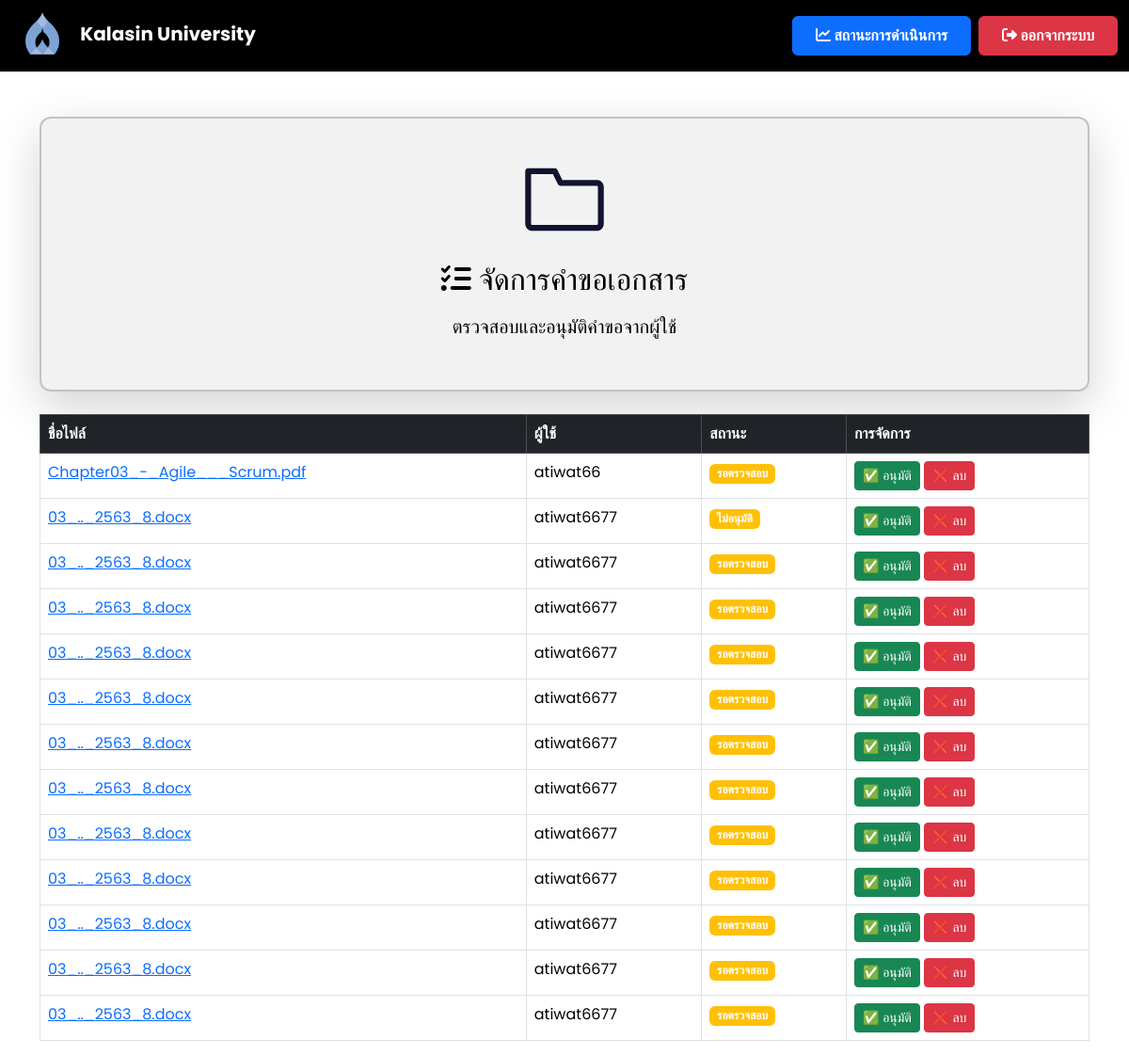
Page /manage_requests (signed in) on the committed database.
### app.py (models this page shows)
class File(db.Model):
    id = db.Column(db.Integer, primary_key=True)
    filename = db.Column(db.String(255), nullable=False)
    file_path = db.Column(db.String(255), nullable=True)  # ✅ เพิ่มฟิลด์นี้
    status = db.Column(db.String(50), nullable=False, default="รอตรวจสอบ")
    comment = db.Column(db.Text, nullable=True)
    user_id = db.Column(db.Integer, db.ForeignKey('user.id'), nullable=False)
    upload_date = db.Column(db.DateTime, default=db.func.current_timestamp())
    review_date = db.Column(db.DateTime, nullable=True)
    approve_date = db.Column(db.DateTime, nullable=True)

class User(db.Model):
    id = db.Column(db.Integer, primary_key=True)
    username = db.Column(db.String(100), unique=True, nullable=False)
    email = db.Column(db.String(150), unique=True, nullable=False)  # ✅ เพิ่ม email
    password = db.Column(db.String(200), nullable=False)
    role = db.Column(db.String(10), nullable=False, default='user')
    files = db.relationship('File', backref='user', lazy=True)
    faculty = db.Column(db.String(100), nullable=True)

### app.py (the view)
@app.route('/manage_requests')
def manage_requests():
    if 'user_id' not in session or session.get('role') not in ['admin', 'admin_university']:
        flash("⚠️ กรุณาเข้าสู่ระบบก่อน!", "warning")
        return redirect(url_for('login'))  # ถ้าไม่ได้ login ให้กลับไปหน้า login
    files = File.query.all()
    response = make_response(render_template('manage_requests.html', files=files))
    response.headers['Cache-Control'] = 'no-store, no-cache, must-revalidate, max-age=0'
    response.headers['Pragma'] = 'no-cache'
    response.headers['Expires'] = '0'
    return response

### templates/manage_requests.html (shortened to what this page needs)
<!DOCTYPE html>
<html lang="th">
<head>
    <link href="https://cdn.jsdelivr.net/npm/bootstrap@5.3.3/dist/css/bootstrap.min.css" rel="stylesheet">
    <link rel="stylesheet" href="https://cdnjs.cloudflare.com/ajax/libs/font-awesome/6.4.2/css/all.min.css">
</head>
<body>
    <nav class="navbar navbar-expand-lg navbar-dark">
        <div class="container-fluid">
            <a class="navbar-brand ms-2" href="{{ url_for('faculty_dashboard') }}">
                <img src="{{ url_for('static', filename='images/Kalasin_University_Seal.svg.png') }}"
                     alt="Kalasin University Logo" style="height: 50px; margin-right: 10px;">
                <strong>Kalasin University</strong>
            </a>
            <div class="ms-auto d-flex">
                <a href="{{ url_for('status') }}" class="btn btn-primary fw-bold px-4 py-2 me-2">
                    <i class="fas fa-chart-line"></i> สถานะการดำเนินการ
                </a>
                <a href="{{ url_for('logout') }}" class="btn btn-danger fw-bold px-4 py-2">
                    <i class="fas fa-sign-out-alt"></i> ออกจากระบบ
                </a>
            </div>
        </div>
    </nav>
<div class="container mt-5 d-flex justify-content-center">
    <div class="card shadow-lg" style="width: 1500px;">
        <div class="card-body d-flex flex-column align-items-center text-center">
            <img src="static/images/diiodid.gif" alt="Document Management" class="img-fluid mb-3" style="width: 100px; height: 100px;">
            <div>
                <h2 class="mb-3"><i class="fas fa-tasks"></i> จัดการคำขอเอกสาร</h2>
                <p class="lead">ตรวจสอบและอนุมัติคำขอจากผู้ใช้</p>
            </div>
        </div>
    </div>
</div>
    <div class="container mt-4">
        <table class="table table-bordered mt-3">
            <thead class="table-dark">
                <tr>
                    <th>ชื่อไฟล์</th>
                    <th>ผู้ใช้</th>
                    <th>สถานะ</th>
                    <th>การจัดการ</th>
                </tr>
            </thead>
            <tbody>
                {% for file in files %}
                <tr>
                    <td>
                        <a href="{{ url_for('uploaded_file', filename=file.filename) }}" target="_blank">
                            {{ file.filename }}
                        </a>
                    </td>
                    <td>{{ file.user.username }}</td>
                    <td>
                        <span class="badge {% if file.status == 'อนุมัติแล้ว' %} bg-success {% else %} bg-warning {% endif %}">
                            {{ file.status }}
                        </span>
                    </td>
                    <td>
                        {% if file.status != 'อนุมัติแล้ว' %}
                        <a href="{{ url_for('approve_file', file_id=file.id) }}" class="btn btn-success btn-sm">
                            ✅ อนุมัติ
                        </a>
                        {% endif %}
                        <a href="{{ url_for('delete_file', file_id=file.id) }}" class="btn btn-danger btn-sm"
                           onclick="return confirm('คุณแน่ใจหรือไม่ว่าต้องการลบไฟล์นี้?');">
                            ❌ ลบ
                        </a>
                    </td>
                </tr>
                {% else %}
                <tr>
                    <td colspan="4" class="text-center text-muted">ยังไม่มีคำขอเอกสาร</td>
                </tr>
                {% endfor %}
            </tbody>
        </table>
    </div>
</body>
</html>

### templates/manage_requests.html (style rules this page uses)
body { font-family: 'Poppins', sans-serif; background: white; color: black; }
.navbar { background: #000000; backdrop-filter: blur(10px); }
.card { background: rgba(0, 0, 0, 0.05); color: black; border-radius: 12px; padding: 20px; border: 2px solid rgba(0, 0, 0, 0.2); box-shadow: 0 5px 15px rgba(0, 0, 0, 0.2); }

### rows in the picture
File: filename "Chapter03_-_Agile___Scrum.pdf", user.username "atiwat66", status "รอตรวจสอบ"
File: filename "03_.._2563_8.docx", user.username "atiwat6677", status "ไม่อนุมัติ"
File: filename "03_.._2563_8.docx", user.username "atiwat6677", status "รอตรวจสอบ"
File: filename "03_.._2563_8.docx", user.username "atiwat6677", status "รอตรวจสอบ"
File: filename "03_.._2563_8.docx", user.username "atiwat6677", status "รอตรวจสอบ"
File: filename "03_.._2563_8.docx", user.username "atiwat6677", status "รอตรวจสอบ"
File: filename "03_.._2563_8.docx", user.username "atiwat6677", status "รอตรวจสอบ"
File: filename "03_.._2563_8.docx", user.username "atiwat6677", status "รอตรวจสอบ"
File: filename "03_.._2563_8.docx", user.username "atiwat6677", status "รอตรวจสอบ"
File: filename "03_.._2563_8.docx", user.username "atiwat6677", status "รอตรวจสอบ"
File: filename "03_.._2563_8.docx", user.username "atiwat6677", status "รอตรวจสอบ"
File: filename "03_.._2563_8.docx", user.username "atiwat6677", status "รอตรวจสอบ"
File: filename "03_.._2563_8.docx", user.username "atiwat6677", status "รอตรวจสอบ"
